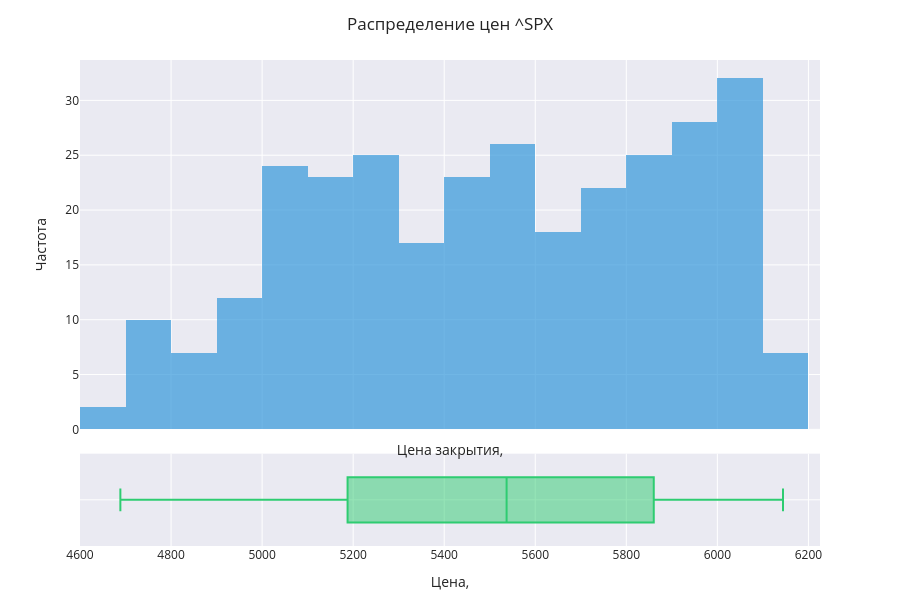

Write notebook code for a chart like this one.
### Code cell
for ticker in stocks:
    stocks_viz.plot_price_distribution(ticker)

### Figure 1 — Plotly figure (JSON) as saved in the notebook; plotly's stock layout.template omitted (floating-point values rounded to 4 significant figures; data arrays with more than 128 entries replaced by an {"elided": "..."} marker saying what was removed)
{"data": [{"hovertemplate": "Диапазон: %{x}<br>Частота: %{y}", "marker": {"color": "#3498DB"}, "name": "Распределение", "opacity": 0.7, "showlegend": false, "type": "histogram", "x": {"elided": "301 float values"}, "xaxis": "x", "yaxis": "y"}, {"boxpoints": false, "hoverinfo": "x", "marker": {"color": "#2ECC71"}, "name": "^SPX", "orientation": "h", "showlegend": false, "type": "box", "x": {"elided": "301 float values"}, "xaxis": "x2", "yaxis": "y2"}], "layout": {"height": 600, "hovermode": "x unified", "margin": {"b": 40, "t": 60}, "title": {"text": "Распределение цен ^SPX"}, "xaxis": {"anchor": "y", "domain": [0, 1], "matches": "x2", "showticklabels": false, "title": {"text": "Цена закрытия, "}}, "xaxis2": {"anchor": "y2", "domain": [0, 1], "title": {"text": "Цена, "}}, "yaxis": {"anchor": "x", "domain": [0.24, 1], "title": {"text": "Частота"}}, "yaxis2": {"anchor": "x2", "domain": [0, 0.19], "showticklabels": false}}}
